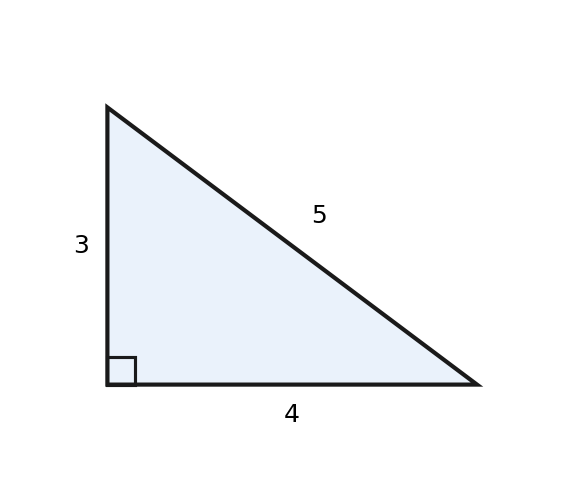

This figure's Python source:
import matplotlib; matplotlib.use("Agg"); import matplotlib.pyplot as plt; import matplotlib.patches as patches; import numpy as np; fig, ax = plt.subplots(figsize=(5, 4)); ax.set_aspect("equal"); ax.axis("off"); triangle_pts = np.array([[0, 0], [4, 0], [0, 3]]); poly = patches.Polygon(triangle_pts, closed=True, facecolor="#eaf2fb", edgecolor="#1a1a1a", linewidth=2); ax.add_patch(poly); rect = patches.Rectangle((0, 0), 0.3, 0.3, fill=False, edgecolor="#1a1a1a", linewidth=1.5); ax.add_patch(rect); ax.text(2, -0.2, "4", ha="center", va="top", fontsize=12); ax.text(-0.2, 1.5, "3", ha="right", va="center", fontsize=12); ax.text(2.2, 1.7, "5", ha="left", va="bottom", fontsize=12); ax.set_xlim(-1, 5); ax.set_ylim(-1, 4); plt.savefig("out.png", dpi=150)
